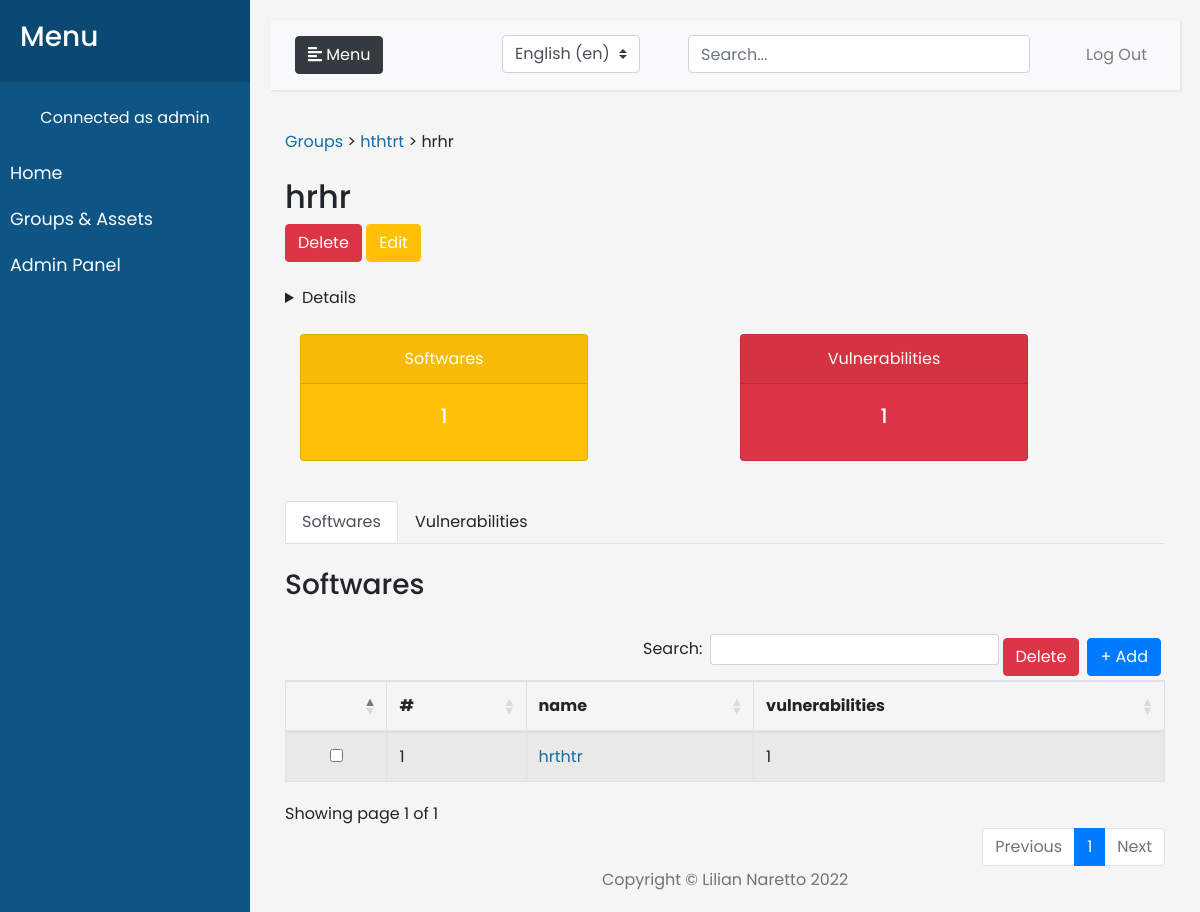
The app's page /groups/hthtrt/hrhr-hthtrt/ (signed in) with its own data.
### Main/models.py (models this page shows, shortened)
class TimeStampMixin(models.Model):
    created_at = models.DateTimeField(auto_now_add=True)
    updated_at = models.DateTimeField(auto_now=True)
    class Meta:
        abstract = True

class Asset(TimeStampMixin):
    name = models.CharField(max_length=100, verbose_name=_('Name'))
    group = models.ForeignKey('Group', on_delete=models.CASCADE,verbose_name=_('Group'), related_name='+')
    description = models.TextField(verbose_name=_('Description'))
    softwares = models.ManyToManyField(Software, blank=True, verbose_name=_('Softwares'), related_name='+')
    slug = AutoSlugField(_('Slug'), unique=True, max_length=100, populate_from=('name','group'))
    def getvulnerabilities(self):
        return Vulnerability.objects.filter(cpe__in=self.softwares.values_list('cpe',flat=True))
    def __str__(self):
        return self.name

class Group(TimeStampMixin):
    extension = models.ForeignKey('Extension', on_delete=models.CASCADE,verbose_name=_('Extension'), related_name='+')
    name = models.CharField(max_length=100, verbose_name=_('Name'))
    description = models.TextField(verbose_name=_('Description'))
    assets = models.ManyToManyField(Asset, blank=True, verbose_name=_('Assets'), related_name='+')
    slug = AutoSlugField(_('Slug'), unique=True, max_length=100, populate_from=('name'))
    def __str__(self):
        return self.name

class Software(TimeStampMixin):
    name = models.CharField(max_length=100,verbose_name=_('Name'))
    description = models.TextField(verbose_name=_('Description'))
    version = models.CharField(max_length=100,verbose_name=_('Version'))
    cpe = models.ForeignKey('CPE', blank=True, null=True, on_delete=models.SET_NULL, verbose_name=_('CPE'))
    asset = models.ForeignKey('Asset', on_delete=models.CASCADE,verbose_name=_('Asset'), related_name='+')
    slug = AutoSlugField(_('Slug'), unique=True, max_length=100, populate_from=('name','version','asset'))
    def __str__(self):
        return self.name
    def getvulnerabilities(self):
        return self.cpe.vulnerabilities.all()

class CPE(TimeStampMixin):
    name = models.CharField(max_length=100, verbose_name=_('Name'))
    reference = models.TextField(verbose_name=_('Reference'))
    vulnerabilities = models.ManyToManyField(Vulnerability, blank=True, verbose_name=_('Vulnerabilities'), related_name='+')
    def __str__(self):
        return self.name

### Main/views.py (the view, shortened to what this page needs)
# urls.py: path('groups/<str:groupslug>/<str:assetslug>/', views.AssetProfile.as_view(),name="assetprofile"),
class AssetProfile(LoginRequiredMixin, View):
    template_name='AssetProfile.html'
    def get(self, request, groupslug, assetslug):
        group = Group.objects.get(slug=groupslug)
        if group in request.user.extension.groups.all():
            asset = Asset.objects.get(slug=assetslug)
            assetform = AssetForm(instance=asset,user=request.user)
            softwareform = SoftwareForm()
            data = {'available_languages': ['en', 'fr'], 'assetform': assetform, 'softwareform': softwareform, 'asset': asset}
            return render(request, self.template_name, data)
        else:
            return HttpResponseRedirect(request.path_info)

### Main/forms.py
class AssetForm(forms.ModelForm):
    class Meta:
        model = Asset
        fields = ['name','description','group']
        widgets = {'description': forms.TextInput(attrs={'size': 20})}
    def __init__(self,*args,**kwargs):
        user = kwargs.pop('user', None)
        super(AssetForm,self).__init__(*args,**kwargs)
        if user :
            self.fields['group'].queryset = user.extension.groups.all()
        else:
            self.fields.pop("group")

class SoftwareForm(forms.ModelForm):
    class Meta:
        model = Software
        fields = ['name','description','version','asset','cpe']
        widgets = {'description': forms.TextInput(attrs={'size': 20})}
    def __init__(self,*args,**kwargs):
        group = kwargs.pop('group', None)
        super(SoftwareForm,self).__init__(*args,**kwargs)
        if group :
            self.fields['asset'].queryset = group.assets.all()
        else :
            self.fields.pop("asset")

### Main/models.py (called while the page is built)
    def __str__(self):
        return self.name

### templates/AssetProfile.html (shortened to what this page needs)
{% extends "Base.html" %}
{% load i18n %}
{% load crispy_forms_tags %}
{% block content %}
<a class ="link" href="{% url 'groups' %}">Groups</a> > <a class ="link" href="{% url 'groupprofile' groupslug=asset.group.slug %}">{{asset.group}}</a> > {{asset}}
<br>
<br>
<h2>{{asset}}</h2>
<form method="POST" >
    <button type="submit" class="btn btn-danger" name="deleteasset" onclick="return confirm('{% trans "Are you sure?" %}')">{% trans "Delete" %}</button>
    <button type="button" class="btn btn-warning" style="color:white" data-toggle="modal" data-target="#assetmodal">{% trans "Edit" %}</button>
</form>
<br>
<details>
    <summary>{% trans "Details" %}</summary>
    {% trans "Description" %} : {{asset.description}}<br>
</details>
<br>
<div class="container">
    <div class="row justify-content-center">
        <div class="col-lg">
            <div class="card text-white bg-warning mb-3" style="max-width: 18rem;">
                <div class="card-header text-center">{% trans "Softwares" %}</div>
                <div class="card-body text-center">
                    <h5 class="card-title">
                        {{asset.softwares.count}}
                    </h5>
                </div>
            </div>
        </div>
        <div class="col-lg">
            <div class="card text-white bg-danger mb-3" style="max-width: 18rem;">
                <div class="card-header text-center">{% trans "Vulnerabilities" %}</div>
                <div class="card-body text-center">
                    <h5 class="card-title">
                        {{asset.getvulnerabilities.count}}
                    </h5>
                </div>
            </div>
        </div>
    </div>
</div>
<br>
<ul class="nav nav-tabs">
    <li><a data-toggle="tab" href="#softwares" class="nav-link active" role="tab">{% trans "Softwares" %}</a></li>
    <li><a data-toggle="tab" href="#vulnerabilities" class="nav-link" role="tab">{% trans "Vulnerabilities" %}</a></li>
</ul>
<div class="tab-content">
    <div id="softwares" class="tab-pane active">
        <br>
        <h3>{% trans "Softwares" %}</h3>
        <br>
        <form method="POST" >
        <button type="button" class="formbutton btn btn-primary" data-toggle="modal" data-target="#softwaremodal">+ {% trans "Add" %}</button>
        <button type="submit" class="formbutton btn btn-danger" name="deletesoftware" onclick="return confirm('{% trans "Are you sure?" %}')">{% trans "Delete" %}</button>
        <table class="table display table-striped table-bordered">
            <thead>
                <tr>
                <th scope="col"></th>
                {% if request.user.is_staff %}
                <th scope="col">#</th>
                {% endif %}
                <th scope="col">{% trans "name" %}</th>
                <th scope="col">{% trans "vulnerabilities" %}</th>
                </tr>
            </thead>
            <tbody>
                {% for software in asset.softwares.all %}
                <tr>
                <td style="text-align:center"><input name="softwarecheck" value="{{software.pk}}" type="checkbox"></td>
                {% if request.user.is_staff %}
                <td>{{software.pk}}</td>
                {% endif %}
                <td class="link"><a href="{% url 'softwareprofile' groupslug=software.asset.group.slug assetslug=software.asset.slug softwareslug=software.slug %}">{{software}}</a></td>
                <td>{{software.getvulnerabilities.count}}</td>
                </tr>
                {% endfor %}
            </tbody>
            </table>
        </form>
    </div>
</div>
{% endblock %}

### templates/Base.html (shortened to what this page needs)
{% load static %}
{% load i18n %}
<!DOCTYPE html>
<html lang="en">
    <head>
        <link rel="stylesheet" href="https://cdn.jsdelivr.net/npm/bootstrap@4.5.3/dist/css/bootstrap.min.css">
        <link rel="stylesheet" href="https://cdn.datatables.net/1.10.25/css/dataTables.bootstrap4.min.css">
        <link rel="stylesheet" href="https://cdn.datatables.net/buttons/1.7.1/css/buttons.dataTables.min.css">
        <link rel="stylesheet" type="text/css" href="{% static 'css/style.css' %}">
    </head>
    <body>
        <div class="wrapper">
            <nav id="sidebar" aria-label="navigation">
                <div class="sidebar-header">
                    <h3>{% trans "Menu" %}</h3>
                </div>
                <br>
                <div style="text-align: center;" >{% trans "Connected as" %} {{request.user}}</div>
                <ul class="list-unstyled components">
                    <li {% if homenav %} class="active" {%endif%}>
                        <a href="{% url 'home'%}">{% trans "Home" %}</a>
                    </li>
                    <li {% if groupnav %} class="active" {%endif%}>
                        <a href="{% url 'groups'%}">{% trans "Groups & Assets" %}</a>
                    </li>
                    {% if request.user.is_staff %}
                    <li {% if adminnav %} class="active" {%endif%}>
                        <a href="{% url 'adminpanel'%}">{% trans "Admin Panel" %}</a>
                    </li>
                    {% endif %}
                </ul>
            </nav>
            <div id="content">
                <nav class="navbar navbar-expand-lg navbar-light bg-light">
                    <div class="container-fluid">
                        <button type="button" id="sidebarCollapse" class="btn btn-dark">
                            <em class="fas fa-align-left"></em>
                            <span>{% trans "Menu" %}</span>
                        </button>
                        <div class="collapse navbar-collapse justify-content-end" id="navbarSupportedContent">
                            <ul class="nav navbar-nav ml-auto">
                                <li class="nav-item">
                                    <form action="{% url 'set_language' %}" method="post">{% csrf_token %}
                                        <select class="browser-default custom-select" id="changecountry" name="language" onchange="this.form.submit()">
                                            {% get_current_language as LANGUAGE_CODE %}
                                            {% get_language_info_list for available_languages as languages %}
                                            {% for language in languages %}
                                            <option value="{{ language.code }}"{% if language.code == LANGUAGE_CODE %} selected="selected"{% endif %}>
                                                {{ language.name_local }} ({{ language.code }})
                                            </option>
                                            {% endfor %}
                                        </select>
                                    </form>
                                </li>
                                <li class="nav-item">
                                    <form action="{% url 'search' %}" method="POST">
                                        <input type="search" name="search" class="form-control" placeholder="{% trans "Search..." %}">
                                    </form>
                                </li>
                                <li class="nav-item">
                                    <a class="nav-link" href="{% url 'logout' %}">{% trans "Log Out" %}</a>
                                </li>
                            </ul>
                        </div>
                    </div>
                </nav>
                <div class="container-fluid">
                    {% block content%}
                    {% endblock %}
                </div>
                <footer class="footer text-center">
                    <div class="container">
                        <span class="text-muted">Copyright &copy; Lilian Naretto 2022</span>
                    </div>
                </footer>
            </div>
        </div>
    </body>
</html>

### static/css/style.css (style rules this page uses)
html { scroll-behavior:smooth; }
body { font-family: 'Poppins', sans-serif; background: #f5f5f5; }
a, a:hover, a:focus { color: inherit; text-decoration: none; transition: all 0.3s; }
.navbar { padding: 15px 10px; background: #fff; border: none; border-radius: 0; margin-bottom: 40px; box-shadow: 1px 1px 3px rgba(0, 0, 0, 0.1); }
.wrapper { display: flex; width: 100%; align-items: stretch; }
#sidebar { min-width: 250px; max-width: 250px; background: #0E5484; color: #fff; transition: all 0.3s; }
#sidebar .sidebar-header { padding: 20px; background: #0c4972; }
#sidebar ul.components { padding: 20px 0; }
#sidebar ul li a { padding: 10px; font-size: 1.1em; display: block; }
#content { width: 100%; padding: 20px; min-height: 100vh; transition: all 0.3s; }
@media (min-width: 992px) { #navbarSupportedContent .nav-item { margin-left: 3rem; } }
.link { color:#126ba7; }
.formbutton { float:right; margin:0.25rem; }

### records on screen
Asset: group "hthtrt", name "hrhr", softwares.count "1", getvulnerabilities.count "1"
Software: pk "1", name "hrthtr", getvulnerabilities.count "1"

### other values on screen
{{ request.user }} "admin"
form field language "English (en)"
